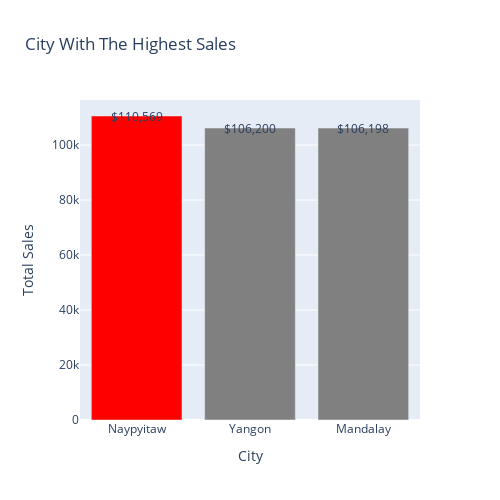

The notebook cell saved with this chart:
### Markdown cell above
# City With The Highest Sales

### Code cell
# Group the data by city and count the number of occurrences
sales_by_city = df.groupby('City')['Total'].sum().reset_index().sort_values('Total', ascending=False)

# Create a list of colors, where the longest bar is colored blue and the others are colored grey
colors = ['red' if city == sales_by_city['City'].iloc[0] else 'grey' for city in sales_by_city['City']]

# Create the bar chart using Plotly Express
fig = go.Figure(data=[go.Bar(x=sales_by_city['City'], y=sales_by_city['Total'], marker_color=colors)])

# Set the chart title and size
fig.update_layout(title='City With The Highest Sales', width=500, height=500)

# Add axis labels
fig.update_xaxes(title_text='City')
fig.update_yaxes(title_text='Total Sales')

# Add annotations
annotations = [dict(x=c, y=v, text='${:,.0f}'.format(v), font=dict(size=12), showarrow=False) 
               for c, v in zip(sales_by_city['City'], sales_by_city['Total'])]

fig.update_layout(annotations=annotations)

# Show the chart
fig.show()

### Figure 1 — Plotly figure (JSON) as saved in the notebook; plotly's stock layout.template omitted (floating-point values rounded to 4 significant figures)
{"data": [{"marker": {"color": ["red", "grey", "grey"]}, "type": "bar", "x": ["Naypyitaw", "Yangon", "Mandalay"], "y": [110600.0, 106200.0, 106200.0]}], "layout": {"annotations": [{"font": {"size": 12}, "showarrow": false, "text": "$110,569", "x": "Naypyitaw", "y": 110600.0}, {"font": {"size": 12}, "showarrow": false, "text": "$106,200", "x": "Yangon", "y": 106200.0}, {"font": {"size": 12}, "showarrow": false, "text": "$106,198", "x": "Mandalay", "y": 106200.0}], "height": 500, "title": {"text": "City With The Highest Sales"}, "width": 500, "xaxis": {"title": {"text": "City"}}, "yaxis": {"title": {"text": "Total Sales"}}}}
